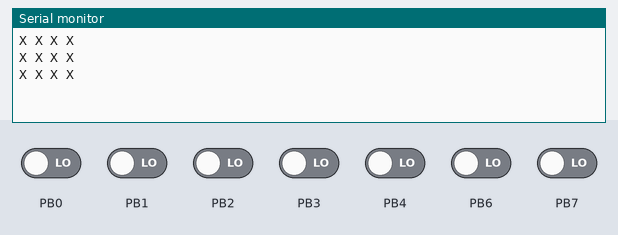
Recording of a program running on a simulated ATmega328P, built with avr-gcc and emulated at 16 MHz. Shown: the last lines printed to the serial monitor. Inputs (shaded band) come from the test bench; at power-on: PB0–4, PB6, PB7 LOW.

Above: at 4.8 s.
4.9 s: PB1 driven HIGH
At 7.4 s:
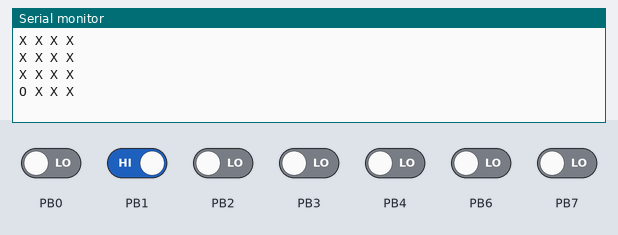
9.5 s: PB2 driven HIGH
At 11.0 s:
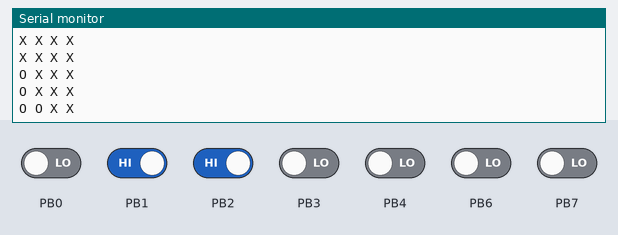
13.5 s: PB3 driven HIGH
At 14.6 s:
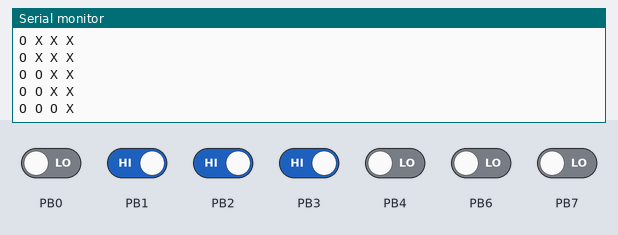
17.5 s: PB4 driven HIGH
At 19.4 s:
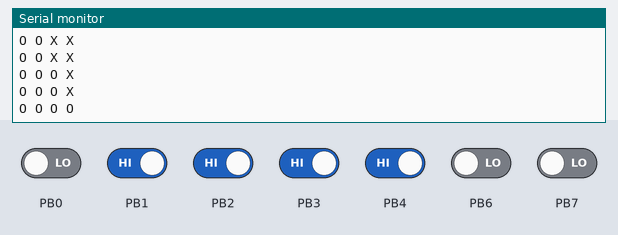
21.5 s: PB1 driven LOW
At 23.0 s:
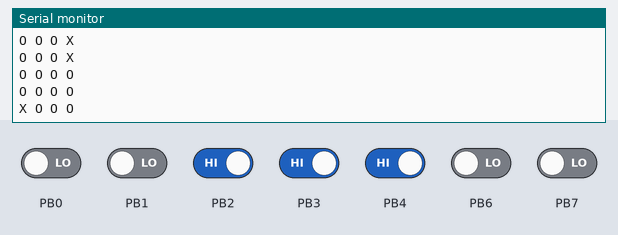
25.5 s: PB2 driven LOW
At 26.5 s:
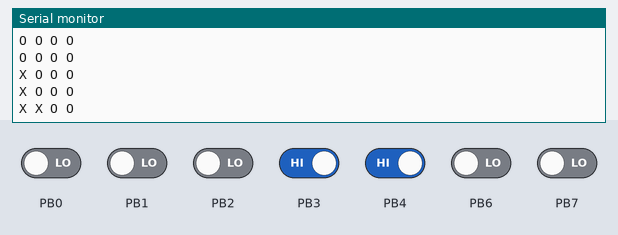

The program:

main.c
```c
/*
 * H3_1.c
 *
 * Created: 2023-04-30 오후 5:00:25
 * Author : songd
 */

#define F_CPU 16000000L
#include <avr/io.h>
#include <util/delay.h>
#include <string.h>
#include "UART.h"

int main(void)
{
	DDRB = 0x00; // PB1 ~ PB4
	UART_INIT();
	unsigned char key;
	char ox[5] = "XXXX";

	while (1)
	{
		key = PINB & 0xDF; // 0010 0000 & 1101 1111 = 0000 0000

		// 0000 0010
		// 0000 0100
		// 0000 1000
		// 0001 0000

		for(int i = 0; i < 4; i++) {
			if(key & (0x1 << (i + 1))) { // 비트 검사
				ox[i] = 'O';
			}
			else ox[i] = 'X';
		}

		for(int i = 0; i < 4; i++) {
			UART_transmit(ox[i]);
			UART_transmit(' ');
		}
		UART_printString("\n");
		_delay_ms(2000);
	}
}
```

CFile1.c
```c
/*
 * CFile1.c
 *
 * Created: 2023-04-30 오후 7:20:30
 *  Author: songd
 */
```

UART.c
```c
#include "UART.h"

void UART_INIT(void) {
    UCSR0A |= _BV(U2X0);
    UBRR0H = 0x00;
    UBRR0L = 207;

    UCSR0C |= 0x06;
    UCSR0B |= _BV(RXEN0);
    UCSR0B |= _BV(TXEN0);
}

unsigned char UART_receive(void) {
        while(!(UCSR0A & (1<<RXC0)));
        return UDR0;
}

void UART_transmit(unsigned char data) {
    while(!(UCSR0A & (1<<UDRE0)));
    UDR0 = data;
}

void UART_printString(char *str) {
    for(int i = 0; str[i]; i++) {
        UART_transmit(str[i]);
    }
}

void UART_printNumber(uint32_t num) {
    int i;
    char buf[10];

    for(i = 0; num > 0; ++i) {
        buf[i] = num % 10 + '0';
        num /= 10;
    }

    for(int j = i - 1; j >= 0; --j) {
        UART_transmit(buf[j]);
    }
}
```

UART.h
```c
#ifndef UART_H
#define UART_H

#include <avr/io.h>

void UART_INIT(void);
unsigned char UART_receive(void);
void UART_transmit(unsigned char data);
void UART_printString(char *str);
void UART_printNumber(uint32_t num);

#endif // UART_H
```

Measured:
- after the input at 4.9 s, the serial monitor: prints a new line after 1.1 s (image 1)
- after the input at 9.5 s, the serial monitor: prints a new line after 0.54 s (image 2)
- after the input at 13.5 s, the serial monitor: prints a new line after 0.55 s (image 3)
- after the input at 17.5 s, the serial monitor: prints a new line after 0.57 s (image 4)
- after the input at 21.5 s, the serial monitor: prints a new line after 0.58 s (image 5)
- after the input at 25.5 s, the serial monitor: prints a new line after 0.59 s (image 6)
